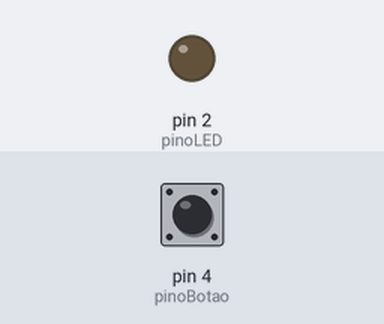
The program below on a simulated Arduino Uno, built with avr-gcc and run on an emulated ATmega328P. On the bench: output pins drawn as LEDs (lit = HIGH). Inputs (shaded band) come from the test bench; at power-on: pin 4 (pinoBotao) HIGH.

Above: at 1.2 s.
1.3 s: pin 4 (pinoBotao) pulled LOW for 0.15 s
At 1.37 s:
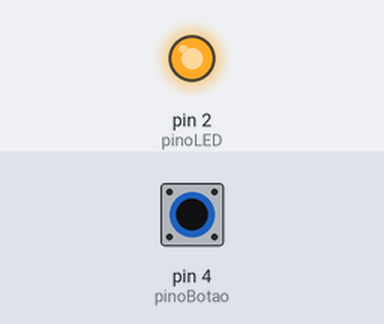
2.9 s: pin 4 (pinoBotao) pulled LOW for 3.2 s
At 7.4 s:
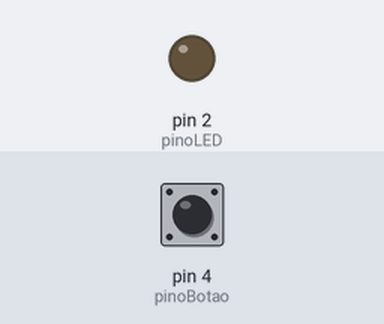
Timing chart, 0 to 8.9 s (numbered marks = the images above; inputs shaded):
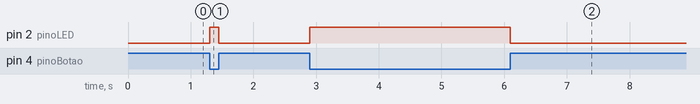

The program:

main.cpp
```cpp
#include <Arduino.h> // Obrigatório no PlatformIO (VS Code)

// Definindo os pinos de I/O
const int pinoLED = 2;   // Output (Saída)
const int pinoBotao = 4; // Input (Entrada)

void setup()
{
  // Configura o pino do LED como SAÍDA
  pinMode(pinoLED, OUTPUT);

  // Configura o pino do botão como ENTRADA com PULLUP interno
  // (PULLUP mantém o pino em NÍVEL ALTO até ser ligado ao GND)
  pinMode(pinoBotao, INPUT_PULLUP);
}

void loop()
{
  // Lê o estado da entrada (HIGH/1 ou LOW/0)
  int estadoBotao = digitalRead(pinoBotao);

  // Se o botão for pressionado (conectado ao GND), o estado fica LOW
  if (estadoBotao == LOW)
  {
    digitalWrite(pinoLED, HIGH); // Liga o LED (Saída)
  }
  else
  {
    digitalWrite(pinoLED, LOW); // Desliga o LED (Saída)
  }
}
```

Measured:
- after the input at 1.3 s, pin 2 (pinoLED): LOW → HIGH at once, → LOW 0.15 s later
- after the input at 2.9 s, pin 2 (pinoLED): LOW → HIGH at once, → LOW 3.2 s later
